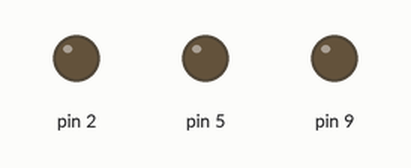
The sketch below on a simulated Arduino Uno, built with avr-gcc and run on an emulated ATmega328P. Parts: output pins drawn as LEDs (lit = HIGH).

Above: at 0.1 s.
At 0.5 s:
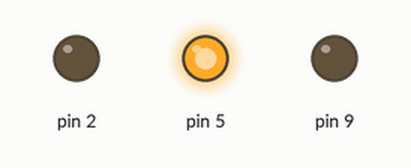
At 1.5 s:
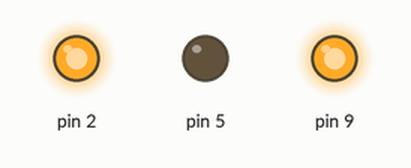
At 1.89 s:
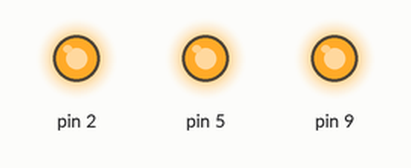
At 3.1 s:
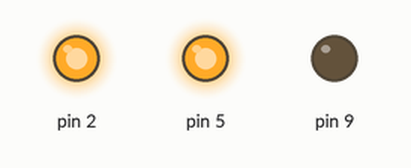
At 4.1 s:
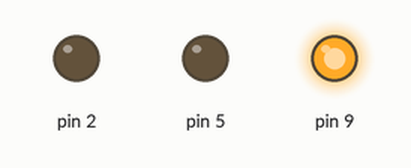
Timing chart, 0 to 5.1 s (numbered marks = the images above):
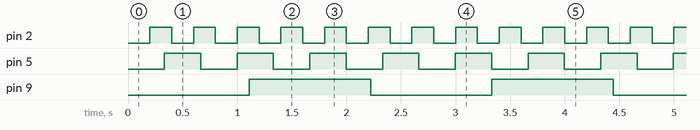

The sketch:

LED_MultiRate_Class.ino
```cpp
class Blinker{

  private:
    const int _pin;                 // output pin
    const unsigned long _interval;  // blink interval in ms

    int _state;                     // current state (either HIGH OR LOW)
    unsigned long _lastToggledTimestamp; // last state toggle in ms

  public:

    // Constructor
    Blinker(int pin, unsigned long blinkInterval) :
      _pin(pin), _interval(blinkInterval) // initialize const like this in C++
    {
      _state = LOW;
      _lastToggledTimestamp = 0;
      pinMode(_pin, OUTPUT);
    }

    void update(){
      unsigned long currentTimestampMs = millis();

      if (currentTimestampMs - _lastToggledTimestamp >= _interval) {
        _lastToggledTimestamp = currentTimestampMs;
        _state = !_state;
        digitalWrite(_pin, _state);
      }
    }
};

Blinker _led1Blinker(2, 200);  // specify pin and blink interval (200ms)
Blinker _led2Blinker(5, 333);  // specify pin and blink interval (333ms)
Blinker _led3Blinker(9, 1111); // specify pin and blink interval (1111ms)

// The setup function runs once when you press reset or power the board
void setup() {
  // empty
}

// The loop function runs over and over again forever
void loop() {
  _led1Blinker.update();
  _led2Blinker.update();
  _led3Blinker.update();
}
```

Measured:
- by itself, pin 2: alternates HIGH for 0.20 s and LOW for 0.20 s
- by itself, pin 5: alternates HIGH for 0.33 s and LOW for 0.33 s
- by itself, pin 9: alternates HIGH for 1.1 s and LOW for 1.1 s
